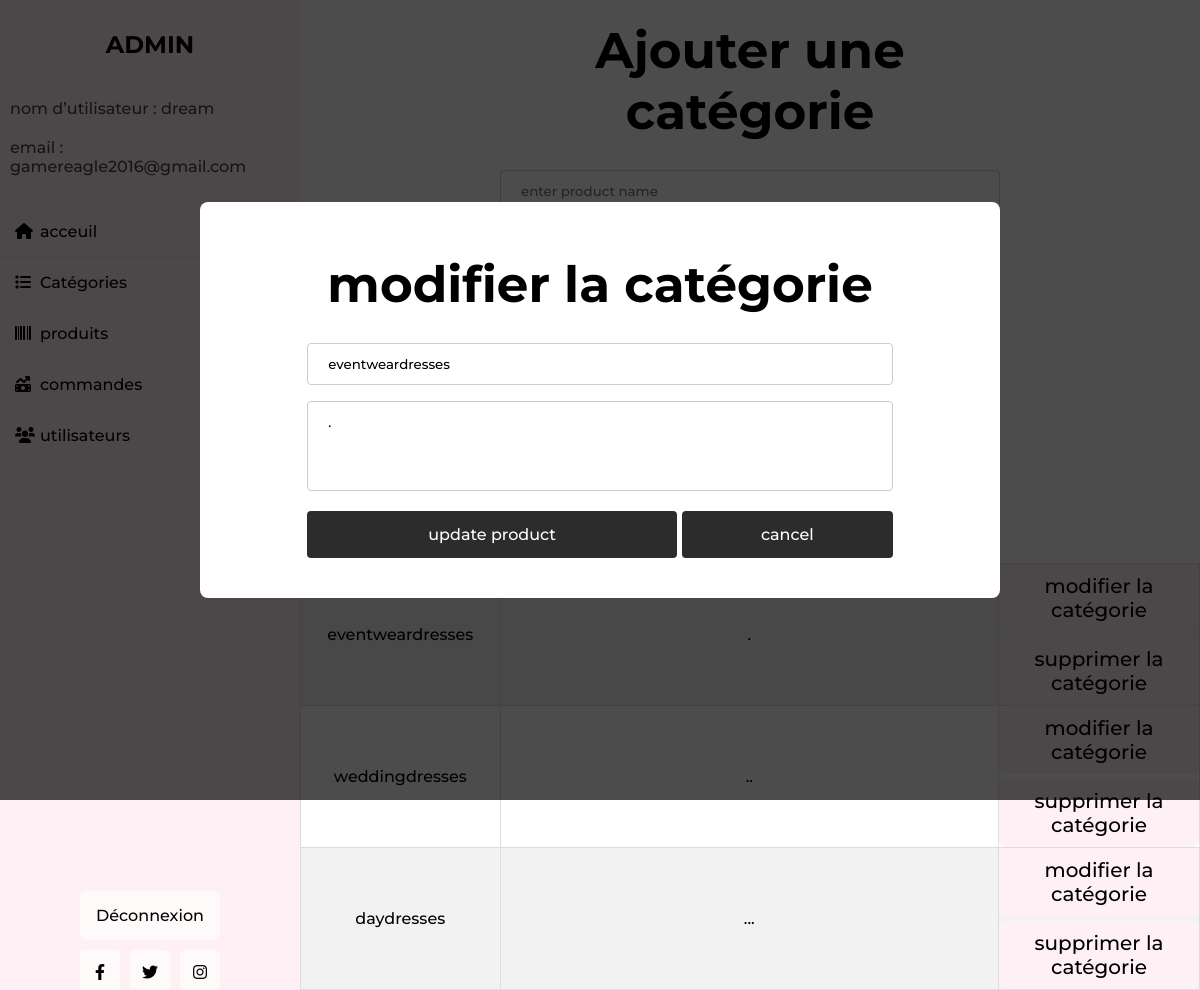
The app's page /admin_categories.php?update=5 (signed in) with its own data.
### tables this page shows
CREATE TABLE `product_category` (
  `category_id` int(21) NOT NULL,
  `category_name` varchar(50) NOT NULL,
  `category_description` text DEFAULT NULL,
  `created_at` timestamp NULL DEFAULT NULL,
  `modified_at` timestamp NULL DEFAULT NULL,
  `deleted_at` timestamp NULL DEFAULT NULL
);

### admin_categories.php (the view, shortened to what this page needs)
<?php
include 'config.php';
?>
<!DOCTYPE html>
<html lang="en">
<head>
   <link rel="stylesheet" href="https://cdnjs.cloudflare.com/ajax/libs/font-awesome/6.0.0/css/all.min.css">
   <link rel="stylesheet" href="css/admin_style.css">
</head>
<body>
<?php include 'admin_header.php'; ?>
<div class="main">
                <div class="add-product">
                    <form id="add-cat" action="" method="post" enctype="multipart/form-data">
                        <table>
                        <tr>
                              <td>
                                <h1 class="title">Ajouter une catégorie</h1>
                              </td>
                            </tr>
                            <tr>
                                <td>
                                    <input type="text" name="name" placeholder="enter product name" required>
                                </td>
                            </tr>
                            <tr>
                                <td>
                              </td>
                            </tr>
                        </table>
                    </form>
                </div>
 <h1 class="title"> Catégories </h1>
<table>
    <tr>
                <th class="name">
                </th>
                <th class="description">
                </th>
    </tr>
    <?php
      $select_orders = "SELECT * FROM `product_category`;";
      $result = $conn->query($select_orders);
      if(mysqli_num_rows($result) > 0){
        while($rows=$result->fetch_assoc())
        {
      ?>
            <tr>
                <td class="name">
                    <?php echo $rows['category_name'];?>
                </td>
                <td class="description">
                    <?php echo $rows['category_description'];?>
                </td>
                <td>
                    <a href="admin_categories.php?update=<?php echo $rows['category_id']; ?>" class="delete-btn" style="margin: 0 0 5px 0;">modifier la catégorie</a>
                    <a href="admin_categories.php?delete=<?php echo $rows['category_id']; ?>" onclick="return confirm('delete this brand?');" class="delete-btn">supprimer la catégorie</a>
                </td>
            </tr>
            <?php
                }
                }else{
         echo '<tr><td colspan="2" class="empty">Aucune commande n’a encore été passée!<tr></td>';
      }
                ?>
        </table>
    </div>
</div>
<section class="edit-product-form">
<?php
      if(isset($_GET['update'])){
         $update_id = $_GET['update'];
         $update_query = mysqli_query($conn, "SELECT * FROM `product_category` WHERE category_id = '$update_id'") or die('query failed');
         if(mysqli_num_rows($update_query) > 0){
            while($fetch_update = mysqli_fetch_assoc($update_query)){
   ?>
          <form id="update-category" action="" method="post" enctype="multipart/form-data">
          <table>
                        <tr>
                              <td colspan="2">
                                <h1 class="title">modifier la catégorie</h1>
                              </td>
                            </tr>
                            <tr>
                                <td colspan="2">
                                    <input type="text" name="update_category_name" value="<?php echo $fetch_update['category_name']; ?>" placeholder="update category name">
                                </td>
                            </tr>
                            <tr>
                                <td colspan="2">
                                    <textarea rows="4" cols="50" name="update_category_desc" form="update-category" placeholder="category description" id="update_desc"><?php echo $fetch_update['category_description']; ?></textarea>
                                </td>
                            </tr>
                            <tr>
                                <td>
                                <input type="submit" value="update product" name="update_category" class="btn">
                            </td>
                            <td>
                                <input type="reset" value="cancel" id="close-update" style="margin: 0 0 0 5px; width: calc(100% - 5px);">
                            </td>
                            </tr>
                        </table>
        </form>
        <?php
         }
      }
      }else{
         echo '<script>document.querySelector(".edit-product-form").style.display = "none";</script>';
      }
   ?>
       </section>
</body>
</html>

### css/admin_style.css (style rules this page uses)
* { margin: 0; padding: 0; box-sizing: border-box; list-style: none; text-decoration: none; font-family: 'Montserrat', sans-serif; font-weight: 500; }
body { height: 100%; margin: 0; }
.title { padding: 20px; font-size: 50px; font-weight: 700; color:black; }
.option-btn, .delete-btn { margin: auto; display: block; background-color: #FFF0F5; width: 200px; font-size: 20px; padding: 10px; border-radius: 7px; color: black; }
table { margin: auto; border-collapse: collapse; }
th { font-size: 20px; background-color: #FFF0F5; color: white; padding: 10px 0; }
tr:nth-child(even) { background-color: #f2f2f2; }
tr { margin: 0; }
td, th { text-align: center; border: 1px solid #ddd; margin: 0; }
td.name { width: 200px; overflow: hidden; word-wrap: break-word; word-break: break-all; }
td.description { width: 500px; overflow: hidden; word-wrap: break-word; word-break: break-all; }
.add-product { margin: auto; }
.add-product table { width: 500px; }
.add-product tr, .add-product td { border: 0; background-color: white; }
input[type=text], input[type=number], input[type=email], select { width: 100%; padding: 12px 20px; margin: 8px 0; display: inline-block; border: 1px solid #ccc; border-radius: 4px; box-sizing: border-box; }
textarea { width: 100%; padding: 12px 20px; margin: 8px 0; display: inline-block; border: 1px solid #ccc; border-radius: 4px; box-sizing: border-box; resize: none; }
input[type=submit] { width: 100%; background-color: rgb(44, 44, 44); color: white; padding: 14px 20px; margin: 8px 0; border: none; border-radius: 4px; cursor: pointer; font-family: 'Montserrat'; font-size: 16px; }
input[type=reset] { background-color: rgb(44, 44, 44); color: white; padding: 14px 20px; margin: 8px 0; border: none; border-radius: 4px; cursor: pointer; font-family: 'Montserrat'; font-size: 16px; }
.main { width: calc(100% - 300px); margin-left: 300px; height: 100vh; }
.edit-product-form { min-height: 100vh; background-color: rgba(0,0,0,.7); display: flex; align-items: center; justify-content: center; padding:2rem; overflow-y: scroll; position: fixed; top:0; left:0; z-index: 1200; width: 100%; }
.edit-product-form form { width: 50rem; padding:2rem; text-align: center; border-radius: .5rem; background-color: white; }
.edit-product-form form table, .edit-product-form form tr, .edit-product-form form td { background-color: white; border: none; }

### records on screen
product_category: category_name "eventweardresses", category_description ".", update_category_name "eventweardresses", update_category_desc "."
product_category: category_name "weddingdresses", category_description ".."
product_category: category_name "daydresses", category_description "..."

### other values on screen
$_SESSION['admin_name'] "dream"
$_SESSION['admin_email'] "gamereagle2016@gmail.com"
